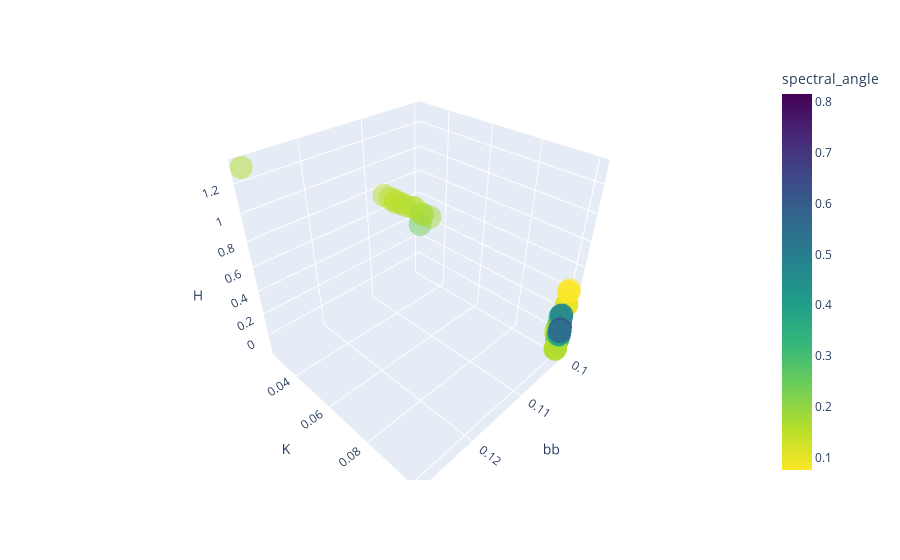

The notebook cell saved with this chart:
### Code cell
# fit_metrics = pd.concat([fits, ])
# plot bb, K, H
fig = px.scatter_3d(minmax_fits, x='bb', y='K', z='H', color='spectral_angle', 
                    color_continuous_scale='viridis_r', opacity=0.5,
                    labels={'r2': 'R-squared'})

fig.show()

### Figure 1 — Plotly figure (JSON) as saved in the notebook; plotly's stock layout.template omitted (floating-point values rounded to 4 significant figures; data arrays with more than 128 entries replaced by an {"elided": "..."} marker saying what was removed)
{"data": [{"hovertemplate": "bb=%{x}<br>K=%{y}<br>H=%{z}<br>spectral_angle=%{marker.color}<extra></extra>", "legendgroup": "", "marker": {"color": {"elided": "1938 float values"}, "coloraxis": "coloraxis", "opacity": 0.5, "symbol": "circle"}, "mode": "markers", "name": "", "scene": "scene", "showlegend": false, "type": "scatter3d", "x": {"elided": "1938 float values"}, "y": {"elided": "1938 float values"}, "z": {"elided": "1938 float values"}}], "layout": {"coloraxis": {"colorbar": {"title": {"text": "spectral_angle"}}, "colorscale": [[0, "#fde725"], [0.1111, "#b5de2b"], [0.2222, "#6ece58"], [0.3333, "#35b779"], [0.4444, "#1f9e89"], [0.5556, "#26828e"], [0.6667, "#31688e"], [0.7778, "#3e4989"], [0.8889, "#482878"], [1, "#440154"]]}, "legend": {"tracegroupgap": 0}, "margin": {"t": 60}, "scene": {"domain": {"x": [0, 1], "y": [0, 1]}, "xaxis": {"title": {"text": "bb"}}, "yaxis": {"title": {"text": "K"}}, "zaxis": {"title": {"text": "H"}}}}}
